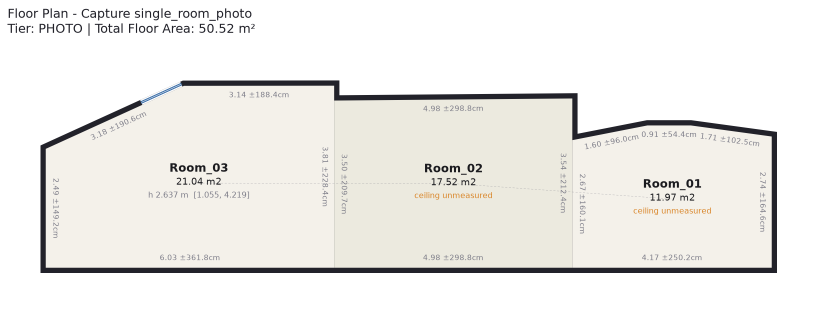
#> input picture fixloop/round4/before/single_room_photo/plan.png, 1635 x 627 px (shown at 1/2 size)
$ python -i make_tier_inputs.py   (imports and definitions only)   (older library calls are emulated)
#> lines starting #> are read from the running program, lines starting #| are printed output that depends on the picture
#!/usr/bin/env python
"""Photo- and video-tier inputs made from one LiDAR capture, with the LiDAR plan as their reference.

The brief asks for the same rooms captured at all three tiers. A Stray Scanner export carries the
colour stream the LiDAR tier ignores: a 1920x1440 walkthrough clip from the phone's main camera. This
script turns one export into

  <out>/video/walkthrough.mp4  the clip itself, frames untouched, carrying the rotation tag the iPhone Camera
                             app writes, as the video-tier capture
  <out>/photo/<room>/*.jpg   2-8 stills per room, taken from that clip where the camera stood inside the
                             room, turned upright and tagged with their focal length as an iPhone still is
  <out>/reference.json       the LiDAR plan's rooms, areas, walls and adjacency, which the photo and video
                             plans are scored against
  <out>/stills.jpg           every chosen still, one row per room, for checking by eye

The reference is a reconstruction, not tape. It says whether the thinner tiers agree with the LiDAR tier
on the same walk; it cannot say whether any tier is right.

Stills taken from a video are harder input than stills from the camera app: they are frames of a moving
phone, with motion blur and rolling shutter, and nobody framed them. They are chosen by rule, for
sharpness and for spread across the room, so a set cannot be hand-picked to flatter a tier. Rooms under
2.5 m2 get no folder: a lobby or a closet is not photographed as a room.

    .venv/bin/python scripts/make_tier_inputs.py --capture ../data/raw/c7d28f72c6 --out data/tier_inputs/single_scan_with_ceiling
"""

from __future__ import annotations

import argparse
import json
import shutil
import subprocess
from pathlib import Path

import cv2
import numpy as np
from PIL import Image
from shapely.geometry import Point, Polygon

from cozmo.config import PipelineConfig
from cozmo.io import load_capture
from cozmo.pipeline import reconstruct
from cozmo.util.orientation import quarter_turns_upright, rotate_quarter

MIN_ROOM_AREA_M2 = 2.5
SHARPNESS_WIDTH = 480
# Only the sharper part of a room's frames is eligible. A photographer does not keep a blurred shot.
SHARP_QUANTILE = 0.40
FILM_WIDTH_MM = 36.0
EXIF_SUB_IFD = 0x8769
EXIF_FOCAL_35MM = 0xA405
EXIF_ORIENTATION = 0x0112


# [7 lines left out: function stills_for_area, not called in this run]


def focal_35mm(fx_px: float, width: int, height: int) -> int:
    """The 35 mm equivalent focal length an iPhone records: defined on the long edge, stored as an integer."""
    return int(round(fx_px * FILM_WIDTH_MM / max(width, height)))


# [35 lines left out: functions save_still, video_turns, write_tagged_video, not called in this run]


def sharpness(bgr: np.ndarray) -> float:
    height = max(int(round(SHARPNESS_WIDTH * bgr.shape[0] / bgr.shape[1])), 8)
    grey = cv2.cvtColor(cv2.resize(bgr, (SHARPNESS_WIDTH, height), interpolation=cv2.INTER_AREA), cv2.COLOR_BGR2GRAY)
    return float(cv2.Laplacian(grey, cv2.CV_64F).var())


# [220 lines left out: functions decode, choose_spread, write_video_capture, retag_video, _git_commit, contact_sheet and 2 more, not called in this run]


# [2 lines not run here, left out]

>>> import cv2
>>> picture = cv2.imread('../fixloop/round4/before/single_room_photo/plan.png')
#> picture is the input picture: shape (627, 1635, 3); mean B, G, R 233.8, 237.1, 238.4
>>> result = sharpness(picture)
#> in sharpness, `grey = cv2.cvtColor(cv2.resize(bgr, (SHARPNESS_WIDTH, height), interpo..`:
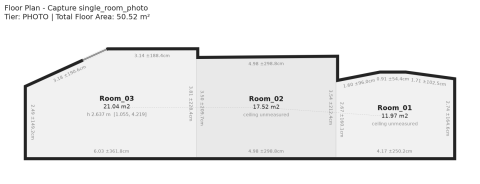
#> grey: shape (184, 480); min 29, max 255, mean 237
#> result = 2364.5
